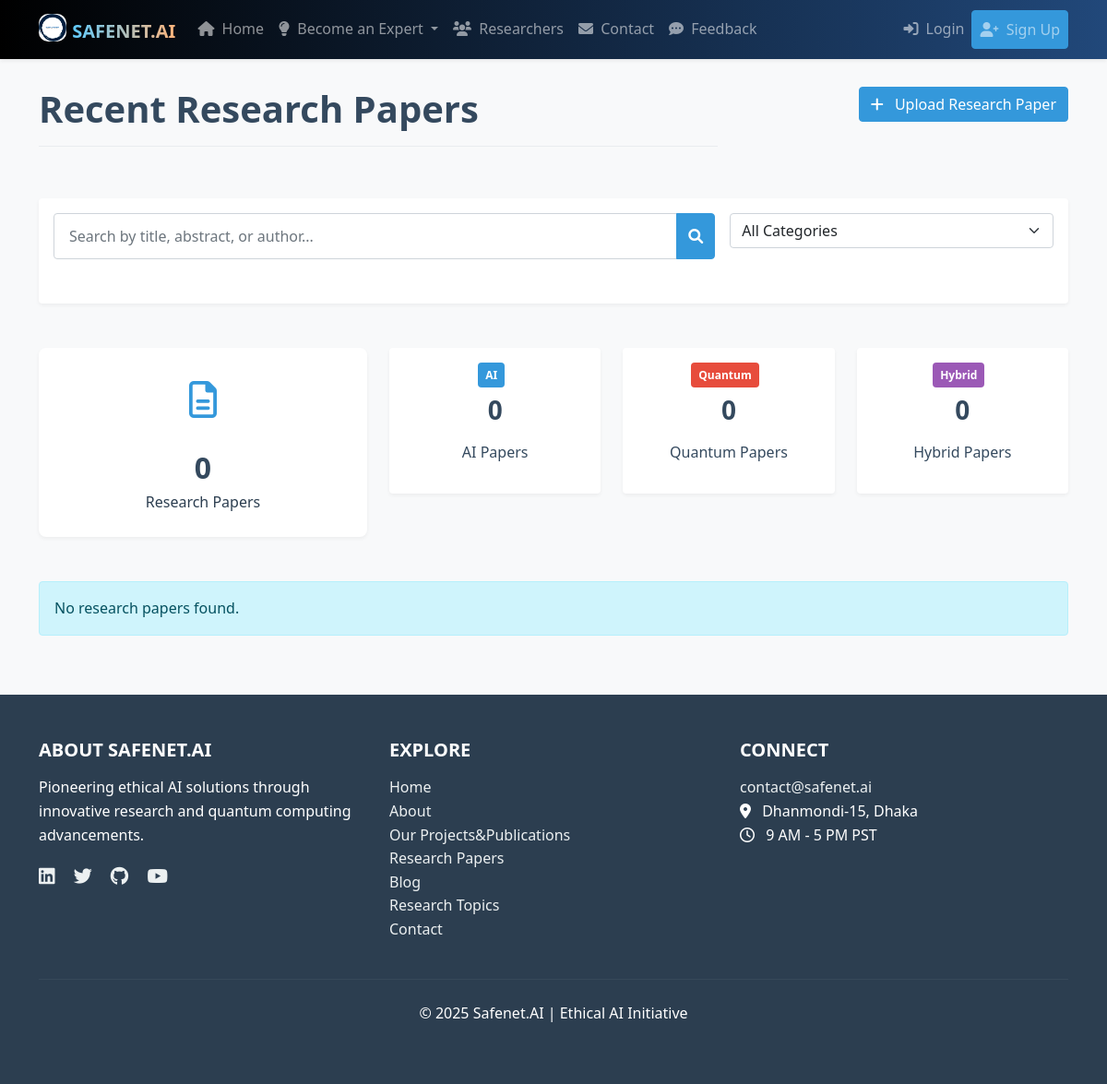
The page /research/ on the database as committed earlier.
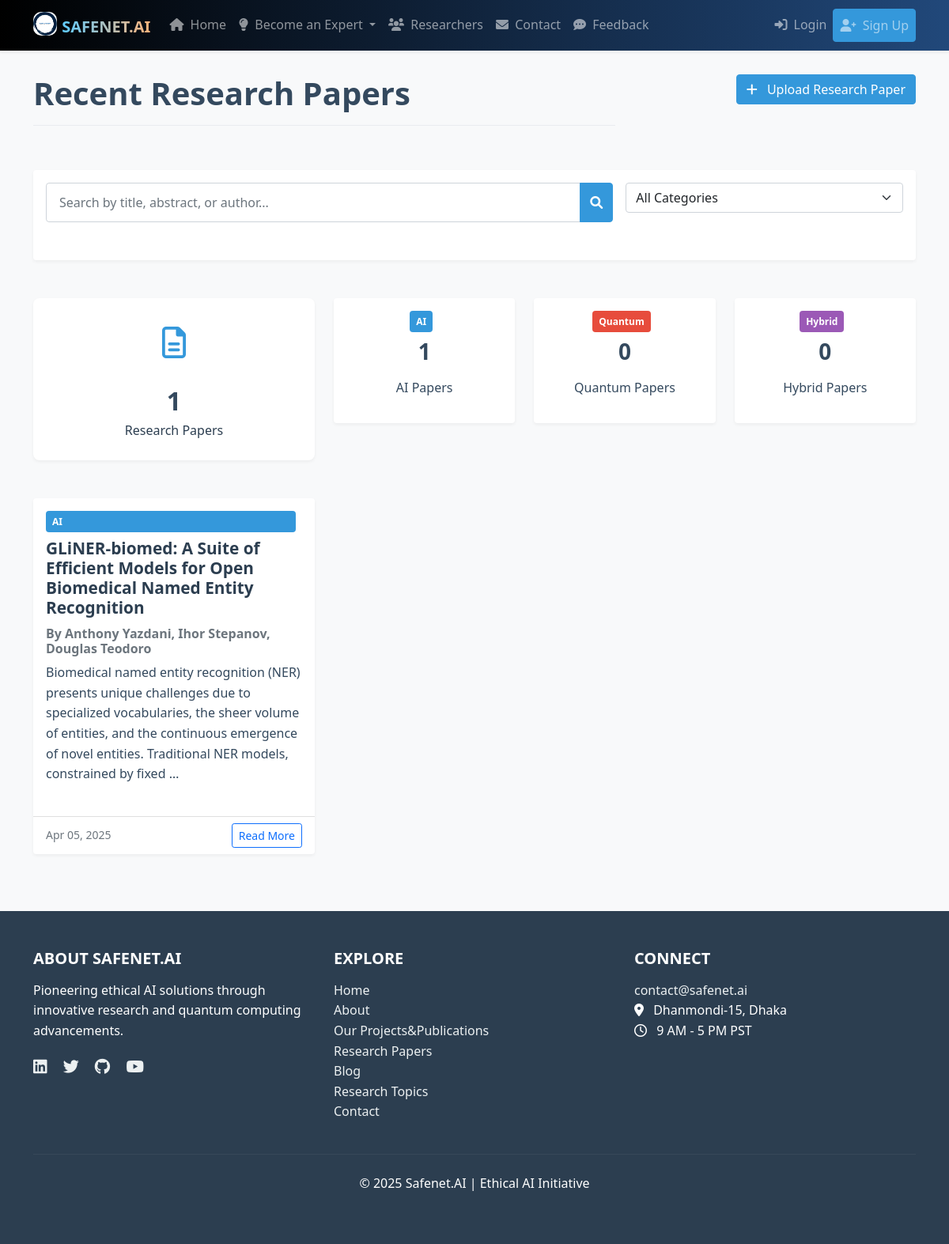
The same page on the database as committed later.
### research_papers/models.py (models this page shows, shortened)
class ResearchPaper(models.Model):
    title = models.CharField(max_length=200)
    author = models.ForeignKey(User, on_delete=models.CASCADE)
    co_authors = models.CharField(max_length=255, blank=True)
    abstract = models.TextField()
    paper_link = models.URLField()
    category = models.CharField(max_length=20, choices=CATEGORY_CHOICES)
    status = models.CharField(max_length=20, choices=STATUS_CHOICES, default='pending')
    slug = models.SlugField(max_length=250, unique=True, blank=True)
    created_at = models.DateTimeField(auto_now_add=True)
    updated_at = models.DateTimeField(auto_now=True)
    class Meta:
        ordering = ['-created_at']

### research_papers/views.py (the view)
# urls.py: path('', views.research_paper_list, name='research_paper_list'),
def research_paper_list(request):
    category = request.GET.get('category', '')
    search_query = request.GET.get('search', '')
    papers = ResearchPaper.objects.filter(status='approved')
    if category:
        papers = papers.filter(category=category)
    if search_query:
        papers = papers.filter(
            Q(title__icontains=search_query) |
            Q(abstract__icontains=search_query) |
            Q(author__username__icontains=search_query)
        )
    ai_count = ResearchPaper.objects.filter(status='approved', category='AI').count()
    quantum_count = ResearchPaper.objects.filter(status='approved', category='Quantum').count()
    hybrid_count = ResearchPaper.objects.filter(status='approved', category='Hybrid').count()
    paginator = Paginator(papers, 9)  # Show 9 papers per page
    page_number = request.GET.get('page')
    page_obj = paginator.get_page(page_number)
    context = {
        'page_obj': page_obj,
        'category': category,
        'search_query': search_query,
        'ai_count': ai_count,
        'quantum_count': quantum_count,
        'hybrid_count': hybrid_count,
        'total_count': ai_count + quantum_count + hybrid_count,
    }
    return render(request, 'research_papers/paper_list.html', context)

### templates/research_papers/paper_list.html (shortened to what the changed rows need)
{% extends 'base.html' %}
{% block content %}
<div class="row mb-4">
    <div class="col-md-8">
        <h1 class="page-header">Recent Research Papers</h1>
    </div>
</div>
<div class="row mb-4">
    <div class="col-md-4">
        <div class="stats-card">
            <div class="icon">
                <i class="far fa-file-alt"></i>
            </div>
            <div class="count">{{ total_count }}</div>
            <div class="label">Research Papers</div>
        </div>
    </div>
    <div class="col-md-8">
        <div class="row">
            <div class="col-md-4">
                <div class="card text-center">
                    <div class="card-body">
                        <span class="category-tag AI">AI</span>
                        <h3 class="mt-2">{{ ai_count }}</h3>
                        <p>AI Papers</p>
                    </div>
                </div>
            </div>
        </div>
    </div>
</div>
<div class="row">
    {% for paper in page_obj %}
        <div class="col-md-4 mb-4">
            <div class="card h-100 paper-card">
                <div class="card-body">
                    <span class="category-tag {{ paper.category }}">{{ paper.category }}</span>
                    <h5 class="card-title mt-2">{{ paper.title }}</h5>
                    <h6 class="card-subtitle mb-2 text-muted">By {{ paper.author.get_full_name }}{% if paper.co_authors %}  {{ paper.co_authors }}{% endif %}</h6>
                    <p class="card-text">{{ paper.abstract|truncatewords:30 }}</p>
                </div>
                <div class="card-footer bg-transparent">
                    <div class="d-flex justify-content-between align-items-center">
                        <small class="text-muted">{{ paper.created_at|date:"M d, Y" }}</small>
                        <a href="{% url 'research_paper_detail' paper.slug %}" class="btn btn-sm btn-outline-primary">Read More</a>
                    </div>
                </div>
            </div>
        </div>
    {% empty %}
        <div class="col-12">
            <div class="alert alert-info">
                No research papers found. {% if user.is_authenticated %}Be the first to <a href="{% url 'research_paper_create' %}">submit a research paper</a>!{% endif %}
            </div>
        </div>
    {% endfor %}
</div>
{% endblock %}

Rows that differ between the two databases and show on the page:
now on this page (row edited): ResearchPaper: category "AI", title "GLiNER-biomed: A Suite of Efficient Models for Open Biomedical Named Entity Recognition", co_authors "Anthony Yazdani, Ihor Stepanov, Douglas Teodoro", abstract "Biomedical named entity recognition (NER) presents unique challenges due to specialized vocabularies, the sheer volume of entities, and the continuous emergence of novel entities. Traditional NER models, constrained by fixed …", created_at "Apr 05, 2025"
Other text that changed with them:
{{ total_count }}: "0" → "1"
{{ ai_count }}: "0" → "1"
text no longer shown: "No research papers found."
